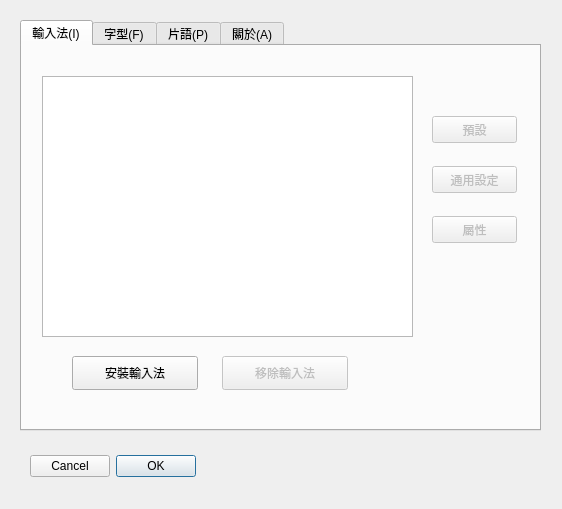
<?xml version="1.0" encoding="UTF-8"?>
<ui version="4.0">
 <class>mainDialog</class>
 <widget class="QDialog" name="mainDialog">
  <property name="geometry">
   <rect>
    <x>0</x>
    <y>0</y>
    <width>562</width>
    <height>509</height>
   </rect>
  </property>
  <property name="windowTitle">
   <string>Open X Input Method 輸入法設定</string>
  </property>
  <widget class="QDialogButtonBox" name="OkCancelbuttonBox">
   <property name="geometry">
    <rect>
     <x>30</x>
     <y>450</y>
     <width>511</width>
     <height>32</height>
    </rect>
   </property>
   <property name="layoutDirection">
    <enum>Qt::RightToLeft</enum>
   </property>
   <property name="orientation">
    <enum>Qt::Horizontal</enum>
   </property>
   <property name="standardButtons">
    <set>QDialogButtonBox::Cancel|QDialogButtonBox::Ok</set>
   </property>
  </widget>
  <widget class="QTabWidget" name="tabWidget">
   <property name="enabled">
    <bool>true</bool>
   </property>
   <property name="geometry">
    <rect>
     <x>20</x>
     <y>20</y>
     <width>521</width>
     <height>411</height>
    </rect>
   </property>
   <property name="currentIndex">
    <number>0</number>
   </property>
   <widget class="QWidget" name="tab">
    <attribute name="title">
     <string>輸入法(I)</string>
    </attribute>
    <widget class="QPushButton" name="AddIMButton">
     <property name="geometry">
      <rect>
       <x>50</x>
       <y>310</y>
       <width>126</width>
       <height>34</height>
      </rect>
     </property>
     <property name="text">
      <string>安裝輸入法</string>
     </property>
     <property name="icon">
      <iconset>
       <normalon>../oxim-setup-qt3/images/edit_add.png</normalon>
      </iconset>
     </property>
    </widget>
    <widget class="QPushButton" name="DelIMButton">
     <property name="enabled">
      <bool>false</bool>
     </property>
     <property name="geometry">
      <rect>
       <x>200</x>
       <y>310</y>
       <width>126</width>
       <height>34</height>
      </rect>
     </property>
     <property name="text">
      <string>移除輸入法</string>
     </property>
     <property name="icon">
      <iconset>
       <normalon>../oxim-setup-qt3/images/edit_remove.png</normalon>
      </iconset>
     </property>
    </widget>
    <widget class="QPushButton" name="DefaultButton">
     <property name="enabled">
      <bool>false</bool>
     </property>
     <property name="geometry">
      <rect>
       <x>410</x>
       <y>70</y>
       <width>85</width>
       <height>27</height>
      </rect>
     </property>
     <property name="text">
      <string>預設</string>
     </property>
     <property name="icon">
      <iconset>
       <normalon>../oxim-setup-qt3/images/cd01.png</normalon>
      </iconset>
     </property>
    </widget>
    <widget class="QPushButton" name="ComButton">
     <property name="enabled">
      <bool>false</bool>
     </property>
     <property name="geometry">
      <rect>
       <x>410</x>
       <y>120</y>
       <width>85</width>
       <height>27</height>
      </rect>
     </property>
     <property name="text">
      <string>通用設定</string>
     </property>
    </widget>
    <widget class="QPushButton" name="AttributeButton">
     <property name="enabled">
      <bool>false</bool>
     </property>
     <property name="geometry">
      <rect>
       <x>410</x>
       <y>170</y>
       <width>85</width>
       <height>27</height>
      </rect>
     </property>
     <property name="text">
      <string>屬性</string>
     </property>
    </widget>
    <widget class="QTreeView" name="treeView">
     <property name="geometry">
      <rect>
       <x>20</x>
       <y>30</y>
       <width>371</width>
       <height>261</height>
      </rect>
     </property>
    </widget>
   </widget>
   <widget class="QWidget" name="tab_2">
    <attribute name="title">
     <string>字型(F)</string>
    </attribute>
    <widget class="QLabel" name="label_5">
     <property name="geometry">
      <rect>
       <x>30</x>
       <y>20</y>
       <width>71</width>
       <height>31</height>
      </rect>
     </property>
     <property name="text">
      <string>偏好字型:</string>
     </property>
    </widget>
    <widget class="QLabel" name="label_6">
     <property name="geometry">
      <rect>
       <x>30</x>
       <y>60</y>
       <width>141</width>
       <height>31</height>
      </rect>
     </property>
     <property name="text">
      <string>&lt;html&gt;&lt;head/&gt;&lt;body&gt;&lt;p&gt;&lt;span style=&quot; font-size:12pt;&quot;&gt;字型大小(Pixels)&lt;/span&gt;&lt;/p&gt;&lt;/body&gt;&lt;/html&gt;</string>
     </property>
    </widget>
    <widget class="QWidget" name="verticalLayoutWidget">
     <property name="geometry">
      <rect>
       <x>30</x>
       <y>100</y>
       <width>87</width>
       <height>211</height>
      </rect>
     </property>
     <layout class="QVBoxLayout" name="verticalLayout_2">
      <item>
       <widget class="QLabel" name="label_8">
        <property name="text">
         <string>組字組：</string>
        </property>
       </widget>
      </item>
      <item>
       <widget class="QLabel" name="label_7">
        <property name="text">
         <string>選字組：</string>
        </property>
       </widget>
      </item>
      <item>
       <widget class="QLabel" name="label_9">
        <property name="text">
         <string>狀態區：</string>
        </property>
       </widget>
      </item>
      <item>
       <widget class="QLabel" name="label_10">
        <property name="text">
         <string>快速選單：</string>
        </property>
       </widget>
      </item>
      <item>
       <widget class="QLabel" name="label_11">
        <property name="text">
         <string>符號表：</string>
        </property>
       </widget>
      </item>
      <item>
       <widget class="QLabel" name="label_12">
        <property name="text">
         <string>XCIN風格：</string>
        </property>
       </widget>
      </item>
     </layout>
    </widget>
    <widget class="QWidget" name="verticalLayoutWidget_2">
     <property name="geometry">
      <rect>
       <x>120</x>
       <y>100</y>
       <width>81</width>
       <height>211</height>
      </rect>
     </property>
     <layout class="QVBoxLayout" name="verticalLayout_3">
      <item>
       <widget class="QSpinBox" name="PreedSize">
        <property name="minimum">
         <number>12</number>
        </property>
        <property name="maximum">
         <number>48</number>
        </property>
       </widget>
      </item>
      <item>
       <widget class="QSpinBox" name="SelectSize">
        <property name="minimum">
         <number>12</number>
        </property>
        <property name="maximum">
         <number>48</number>
        </property>
       </widget>
      </item>
      <item>
       <widget class="QSpinBox" name="StateSize">
        <property name="minimum">
         <number>12</number>
        </property>
        <property name="maximum">
         <number>18</number>
        </property>
       </widget>
      </item>
      <item>
       <widget class="QSpinBox" name="MenuSize">
        <property name="minimum">
         <number>12</number>
        </property>
        <property name="maximum">
         <number>20</number>
        </property>
       </widget>
      </item>
      <item>
       <widget class="QSpinBox" name="SymbolSize">
        <property name="minimum">
         <number>12</number>
        </property>
        <property name="maximum">
         <number>24</number>
        </property>
       </widget>
      </item>
      <item>
       <widget class="QSpinBox" name="XCINSize">
        <property name="minimum">
         <number>12</number>
        </property>
        <property name="maximum">
         <number>48</number>
        </property>
       </widget>
      </item>
     </layout>
    </widget>
    <widget class="QComboBox" name="FontcomboBox">
     <property name="geometry">
      <rect>
       <x>130</x>
       <y>20</y>
       <width>341</width>
       <height>27</height>
      </rect>
     </property>
     <item>
      <property name="text">
       <string>新細明體</string>
      </property>
     </item>
     <item>
      <property name="text">
       <string>標楷體</string>
      </property>
     </item>
     <item>
      <property name="text">
       <string/>
      </property>
     </item>
    </widget>
    <widget class="QLabel" name="label_13">
     <property name="geometry">
      <rect>
       <x>270</x>
       <y>50</y>
       <width>201</width>
       <height>311</height>
      </rect>
     </property>
     <property name="autoFillBackground">
      <bool>false</bool>
     </property>
     <property name="text">
      <string/>
     </property>
     <property name="pixmap">
      <pixmap>images/picture.bmp</pixmap>
     </property>
    </widget>
   </widget>
   <widget class="QWidget" name="tab_3">
    <attribute name="title">
     <string>片語(P)</string>
    </attribute>
    <widget class="QDialogButtonBox" name="buttonBox_2">
     <property name="geometry">
      <rect>
       <x>190</x>
       <y>390</y>
       <width>176</width>
       <height>27</height>
      </rect>
     </property>
     <property name="layoutDirection">
      <enum>Qt::RightToLeft</enum>
     </property>
     <property name="standardButtons">
      <set>QDialogButtonBox::Cancel|QDialogButtonBox::Ok</set>
     </property>
    </widget>
    <widget class="QTableWidget" name="tableWidget">
     <property name="geometry">
      <rect>
       <x>10</x>
       <y>20</y>
       <width>256</width>
       <height>341</height>
      </rect>
     </property>
     <row>
      <property name="text">
       <string>1</string>
      </property>
     </row>
     <row>
      <property name="text">
       <string>2</string>
      </property>
     </row>
     <row>
      <property name="text">
       <string>3</string>
      </property>
     </row>
     <row>
      <property name="text">
       <string>4</string>
      </property>
     </row>
     <row>
      <property name="text">
       <string>5</string>
      </property>
     </row>
     <row>
      <property name="text">
       <string>6</string>
      </property>
     </row>
     <row>
      <property name="text">
       <string>7</string>
      </property>
     </row>
     <row>
      <property name="text">
       <string>8</string>
      </property>
     </row>
     <row>
      <property name="text">
       <string>9</string>
      </property>
     </row>
     <row>
      <property name="text">
       <string>0</string>
      </property>
     </row>
     <row>
      <property name="text">
       <string>a</string>
      </property>
     </row>
     <row>
      <property name="text">
       <string>b</string>
      </property>
     </row>
     <row>
      <property name="text">
       <string>c</string>
      </property>
     </row>
     <row>
      <property name="text">
       <string>d</string>
      </property>
     </row>
     <row>
      <property name="text">
       <string>e</string>
      </property>
     </row>
     <row>
      <property name="text">
       <string>f</string>
      </property>
     </row>
     <row>
      <property name="text">
       <string>g</string>
      </property>
     </row>
     <row>
      <property name="text">
       <string>h</string>
      </property>
     </row>
     <row>
      <property name="text">
       <string>i</string>
      </property>
     </row>
     <row>
      <property name="text">
       <string>j</string>
      </property>
     </row>
     <row>
      <property name="text">
       <string>k</string>
      </property>
     </row>
     <row>
      <property name="text">
       <string>l</string>
      </property>
     </row>
     <row>
      <property name="text">
       <string>m</string>
      </property>
     </row>
     <row>
      <property name="text">
       <string>o</string>
      </property>
     </row>
     <row>
      <property name="text">
       <string>p</string>
      </property>
     </row>
     <row>
      <property name="text">
       <string>q</string>
      </property>
     </row>
     <row>
      <property name="text">
       <string>r</string>
      </property>
     </row>
     <row>
      <property name="text">
       <string>s</string>
      </property>
     </row>
     <row>
      <property name="text">
       <string>t</string>
      </property>
     </row>
     <row>
      <property name="text">
       <string>u</string>
      </property>
     </row>
     <row>
      <property name="text">
       <string>v</string>
      </property>
     </row>
     <row>
      <property name="text">
       <string>w</string>
      </property>
     </row>
     <row>
      <property name="text">
       <string>x</string>
      </property>
     </row>
     <row>
      <property name="text">
       <string>y</string>
      </property>
     </row>
     <column>
      <property name="text">
       <string>Alt+Shift</string>
      </property>
     </column>
     <item row="2" column="0">
      <property name="text">
       <string>晟鑫科技</string>
      </property>
     </item>
     <item row="3" column="0">
      <property name="text">
       <string>輸入法設定</string>
      </property>
     </item>
    </widget>
    <widget class="QLabel" name="label_4">
     <property name="geometry">
      <rect>
       <x>280</x>
       <y>30</y>
       <width>231</width>
       <height>331</height>
      </rect>
     </property>
     <property name="text">
      <string>&lt;!DOCTYPE HTML PUBLIC &quot;-//W3C//DTD HTML 4.0//EN&quot; &quot;http://www.w3.org/TR/REC-html40/strict.dtd&quot;&gt;
&lt;html&gt;&lt;head&gt;&lt;meta name=&quot;qrichtext&quot; content=&quot;1&quot; /&gt;&lt;style type=&quot;text/css&quot;&gt;
p, li { white-space: pre-wrap; }
&lt;/style&gt;&lt;/head&gt;&lt;body style=&quot; font-family:'Sans'; font-size:12pt; font-weight:400; font-style:normal;&quot;&gt;
&lt;p style=&quot; margin-top:12px; margin-bottom:12px; margin-left:0px; margin-right:0px; -qt-block-indent:0; text-indent:0px;&quot;&gt;您可以在左方的表格內,建立您&lt;/p&gt;
&lt;p style=&quot; margin-top:12px; margin-bottom:12px; margin-left:0px; margin-right:0px; -qt-block-indent:0; text-indent:0px;&quot;&gt;經常使用的片語、詞句或者是&lt;/p&gt;
&lt;p style=&quot; margin-top:12px; margin-bottom:12px; margin-left:0px; margin-right:0px; -qt-block-indent:0; text-indent:0px;&quot;&gt;符號,往後在輸入的時候,就可以&lt;/p&gt;
&lt;p style=&quot; margin-top:12px; margin-bottom:12px; margin-left:0px; margin-right:0px; -qt-block-indent:0; text-indent:0px;&quot;&gt;搭配Alt+Shift按鍵,達到快速輸入&lt;/p&gt;
&lt;p style=&quot; margin-top:12px; margin-bottom:12px; margin-left:0px; margin-right:0px; -qt-block-indent:0; text-indent:0px;&quot;&gt;的目的.&lt;/p&gt;&lt;/body&gt;&lt;/html&gt;</string>
     </property>
    </widget>
   </widget>
   <widget class="QWidget" name="tab_4">
    <attribute name="title">
     <string>關於(A)</string>
    </attribute>
    <widget class="QLabel" name="VersionLabel">
     <property name="geometry">
      <rect>
       <x>30</x>
       <y>20</y>
       <width>431</width>
       <height>31</height>
      </rect>
     </property>
     <property name="font">
      <font>
       <family>Abyssinica SIL</family>
       <pointsize>20</pointsize>
      </font>
     </property>
     <property name="text">
      <string/>
     </property>
     <property name="alignment">
      <set>Qt::AlignCenter</set>
     </property>
    </widget>
    <widget class="QTextBrowser" name="textBrowser">
     <property name="geometry">
      <rect>
       <x>10</x>
       <y>180</y>
       <width>491</width>
       <height>192</height>
      </rect>
     </property>
     <property name="html">
      <string>&lt;!DOCTYPE HTML PUBLIC &quot;-//W3C//DTD HTML 4.0//EN&quot; &quot;http://www.w3.org/TR/REC-html40/strict.dtd&quot;&gt;
&lt;html&gt;&lt;head&gt;&lt;meta name=&quot;qrichtext&quot; content=&quot;1&quot; /&gt;&lt;style type=&quot;text/css&quot;&gt;
p, li { white-space: pre-wrap; }
&lt;/style&gt;&lt;/head&gt;&lt;body style=&quot; font-family:'Sans'; font-size:12pt; font-weight:400; font-style:normal;&quot;&gt;
&lt;p style=&quot; margin-top:0px; margin-bottom:0px; margin-left:0px; margin-right:0px; -qt-block-indent:0; text-indent:0px;&quot;&gt;&lt;span style=&quot; font-size:10pt;&quot;&gt;Copyright (c) 2009 by  OpenDesktop.org.tw&lt;/span&gt;&lt;/p&gt;
&lt;p style=&quot;-qt-paragraph-type:empty; margin-top:0px; margin-bottom:0px; margin-left:0px; margin-right:0px; -qt-block-indent:0; text-indent:0px; font-size:10pt;&quot;&gt;&lt;/p&gt;
&lt;p style=&quot; margin-top:0px; margin-bottom:0px; margin-left:0px; margin-right:0px; -qt-block-indent:0; text-indent:0px;&quot;&gt;&lt;span style=&quot; font-size:10pt;&quot;&gt;This program is free software; you can redistribute it and/or modify&lt;/span&gt;&lt;/p&gt;
&lt;p style=&quot; margin-top:0px; margin-bottom:0px; margin-left:0px; margin-right:0px; -qt-block-indent:0; text-indent:0px;&quot;&gt;&lt;span style=&quot; font-size:10pt;&quot;&gt;    it under the terms of the GNU General Public License as published by&lt;/span&gt;&lt;/p&gt;
&lt;p style=&quot; margin-top:0px; margin-bottom:0px; margin-left:0px; margin-right:0px; -qt-block-indent:0; text-indent:0px;&quot;&gt;&lt;span style=&quot; font-size:10pt;&quot;&gt;    the Free Software Foundation; either version 2 of the License, or&lt;/span&gt;&lt;/p&gt;
&lt;p style=&quot; margin-top:0px; margin-bottom:0px; margin-left:0px; margin-right:0px; -qt-block-indent:0; text-indent:0px;&quot;&gt;&lt;span style=&quot; font-size:10pt;&quot;&gt;    (at your option) any later version.&lt;/span&gt;&lt;/p&gt;
&lt;p style=&quot;-qt-paragraph-type:empty; margin-top:0px; margin-bottom:0px; margin-left:0px; margin-right:0px; -qt-block-indent:0; text-indent:0px; font-size:10pt;&quot;&gt;&lt;/p&gt;
&lt;p style=&quot; margin-top:0px; margin-bottom:0px; margin-left:0px; margin-right:0px; -qt-block-indent:0; text-indent:0px;&quot;&gt;&lt;span style=&quot; font-size:10pt;&quot;&gt;    This program is distributed in the hope that it will be useful,&lt;/span&gt;&lt;/p&gt;
&lt;p style=&quot; margin-top:0px; margin-bottom:0px; margin-left:0px; margin-right:0px; -qt-block-indent:0; text-indent:0px;&quot;&gt;&lt;span style=&quot; font-size:10pt;&quot;&gt;    but WITHOUT ANY WARRANTY; without even the implied warranty of&lt;/span&gt;&lt;/p&gt;
&lt;p style=&quot; margin-top:0px; margin-bottom:0px; margin-left:0px; margin-right:0px; -qt-block-indent:0; text-indent:0px;&quot;&gt;&lt;span style=&quot; font-size:10pt;&quot;&gt;    MERCHANTABILITY or FITNESS FOR A PARTICULAR PURPOSE.  See the&lt;/span&gt;&lt;/p&gt;
&lt;p style=&quot; margin-top:0px; margin-bottom:0px; margin-left:0px; margin-right:0px; -qt-block-indent:0; text-indent:0px;&quot;&gt;&lt;span style=&quot; font-size:10pt;&quot;&gt;    GNU General Public License for more details.&lt;/span&gt;&lt;/p&gt;
&lt;p style=&quot;-qt-paragraph-type:empty; margin-top:0px; margin-bottom:0px; margin-left:0px; margin-right:0px; -qt-block-indent:0; text-indent:0px; font-size:10pt;&quot;&gt;&lt;/p&gt;
&lt;p style=&quot; margin-top:0px; margin-bottom:0px; margin-left:0px; margin-right:0px; -qt-block-indent:0; text-indent:0px;&quot;&gt;&lt;span style=&quot; font-size:10pt;&quot;&gt;    You should have received a copy of the GNU General Public License&lt;/span&gt;&lt;/p&gt;
&lt;p style=&quot; margin-top:0px; margin-bottom:0px; margin-left:0px; margin-right:0px; -qt-block-indent:0; text-indent:0px;&quot;&gt;&lt;span style=&quot; font-size:10pt;&quot;&gt;    along with this program; if not, write to the Free Software&lt;/span&gt;&lt;/p&gt;
&lt;p style=&quot; margin-top:0px; margin-bottom:0px; margin-left:0px; margin-right:0px; -qt-block-indent:0; text-indent:0px;&quot;&gt;&lt;span style=&quot; font-size:10pt;&quot;&gt;    Foundation, Inc., 59 Temple Place, Suite 330, Boston, MA  02111-1307  USA&lt;/span&gt;&lt;/p&gt;&lt;/body&gt;&lt;/html&gt;</string>
     </property>
    </widget>
    <widget class="QLabel" name="label_2">
     <property name="geometry">
      <rect>
       <x>70</x>
       <y>80</y>
       <width>311</width>
       <height>17</height>
      </rect>
     </property>
     <property name="text">
      <string>&lt;Qt4&gt;Alantom&lt;alan@ossii.com.tw&gt;</string>
     </property>
    </widget>
    <widget class="QLabel" name="label_3">
     <property name="geometry">
      <rect>
       <x>10</x>
       <y>160</y>
       <width>81</width>
       <height>17</height>
      </rect>
     </property>
     <property name="text">
      <string>授權宣告 :</string>
     </property>
    </widget>
    <widget class="QLabel" name="textLabel2_2">
     <property name="geometry">
      <rect>
       <x>10</x>
       <y>60</y>
       <width>370</width>
       <height>18</height>
      </rect>
     </property>
     <property name="text">
      <string>Author : Firefly &lt;firefly@opendesktop.org.tw&gt;</string>
     </property>
     <property name="wordWrap">
      <bool>false</bool>
     </property>
    </widget>
    <widget class="QLabel" name="textLabel1_2">
     <property name="geometry">
      <rect>
       <x>10</x>
       <y>100</y>
       <width>370</width>
       <height>22</height>
      </rect>
     </property>
     <property name="text">
      <string>&lt;!DOCTYPE HTML PUBLIC &quot;-//W3C//DTD HTML 4.0//EN&quot; &quot;http://www.w3.org/TR/REC-html40/strict.dtd&quot;&gt;
&lt;html&gt;&lt;head&gt;&lt;meta name=&quot;qrichtext&quot; content=&quot;1&quot; /&gt;&lt;style type=&quot;text/css&quot;&gt;
p, li { white-space: pre-wrap; }
&lt;/style&gt;&lt;/head&gt;&lt;body style=&quot; font-family:'Sans'; font-size:12pt; font-weight:400; font-style:normal;&quot;&gt;
&lt;p style=&quot; margin-top:0px; margin-bottom:0px; margin-left:0px; margin-right:0px; -qt-block-indent:0; text-indent:0px;&quot;&gt;Website : &lt;span style=&quot; color:#5555ff;&quot;&gt;http://opendesktop.org.tw&lt;/span&gt;&lt;/p&gt;&lt;/body&gt;&lt;/html&gt;</string>
     </property>
     <property name="wordWrap">
      <bool>false</bool>
     </property>
    </widget>
   </widget>
  </widget>
 </widget>
 <resources/>
 <connections>
  <connection>
   <sender>OkCancelbuttonBox</sender>
   <signal>accepted()</signal>
   <receiver>mainDialog</receiver>
   <slot>accept()</slot>
   <hints>
    <hint type="sourcelabel">
     <x>248</x>
     <y>450</y>
    </hint>
    <hint type="destinationlabel">
     <x>157</x>
     <y>274</y>
    </hint>
   </hints>
  </connection>
  <connection>
   <sender>OkCancelbuttonBox</sender>
   <signal>rejected()</signal>
   <receiver>mainDialog</receiver>
   <slot>reject()</slot>
   <hints>
    <hint type="sourcelabel">
     <x>316</x>
     <y>450</y>
    </hint>
    <hint type="destinationlabel">
     <x>286</x>
     <y>274</y>
    </hint>
   </hints>
  </connection>
  <connection>
   <sender>AddIMButton</sender>
   <signal>clicked()</signal>
   <receiver>mainDialog</receiver>
   <slot>AddIM_clicked()</slot>
   <hints>
    <hint type="sourcelabel">
     <x>134</x>
     <y>361</y>
    </hint>
    <hint type="destinationlabel">
     <x>470</x>
     <y>437</y>
    </hint>
   </hints>
  </connection>
  <connection>
   <sender>DelIMButton</sender>
   <signal>clicked()</signal>
   <receiver>mainDialog</receiver>
   <slot>DelIM_clicked()</slot>
   <hints>
    <hint type="sourcelabel">
     <x>246</x>
     <y>376</y>
    </hint>
    <hint type="destinationlabel">
     <x>427</x>
     <y>465</y>
    </hint>
   </hints>
  </connection>
  <connection>
   <sender>OkCancelbuttonBox</sender>
   <signal>accepted()</signal>
   <receiver>mainDialog</receiver>
   <slot>DialogOK()</slot>
   <hints>
    <hint type="sourcelabel">
     <x>90</x>
     <y>465</y>
    </hint>
    <hint type="destinationlabel">
     <x>108</x>
     <y>490</y>
    </hint>
   </hints>
  </connection>
  <connection>
   <sender>treeView</sender>
   <signal>clicked(QModelIndex)</signal>
   <receiver>mainDialog</receiver>
   <slot>findindex(QModelIndex)</slot>
   <hints>
    <hint type="sourcelabel">
     <x>345</x>
     <y>330</y>
    </hint>
    <hint type="destinationlabel">
     <x>404</x>
     <y>453</y>
    </hint>
   </hints>
  </connection>
  <connection>
   <sender>DefaultButton</sender>
   <signal>clicked()</signal>
   <receiver>mainDialog</receiver>
   <slot>Default_clicked()</slot>
   <hints>
    <hint type="sourcelabel">
     <x>467</x>
     <y>135</y>
    </hint>
    <hint type="destinationlabel">
     <x>386</x>
     <y>479</y>
    </hint>
   </hints>
  </connection>
  <connection>
   <sender>ComButton</sender>
   <signal>clicked()</signal>
   <receiver>mainDialog</receiver>
   <slot>Common_clicked()</slot>
   <hints>
    <hint type="sourcelabel">
     <x>439</x>
     <y>185</y>
    </hint>
    <hint type="destinationlabel">
     <x>456</x>
     <y>12</y>
    </hint>
   </hints>
  </connection>
  <connection>
   <sender>AttributeButton</sender>
   <signal>clicked()</signal>
   <receiver>mainDialog</receiver>
   <slot>Attribute_clicked()</slot>
   <hints>
    <hint type="sourcelabel">
     <x>490</x>
     <y>239</y>
    </hint>
    <hint type="destinationlabel">
     <x>384</x>
     <y>7</y>
    </hint>
   </hints>
  </connection>
  <connection>
   <sender>treeView</sender>
   <signal>clicked(QModelIndex)</signal>
   <receiver>mainDialog</receiver>
   <slot>Enable_clicked()</slot>
   <hints>
    <hint type="sourcelabel">
     <x>88</x>
     <y>291</y>
    </hint>
    <hint type="destinationlabel">
     <x>14</x>
     <y>372</y>
    </hint>
   </hints>
  </connection>
 </connections>
 <slots>
  <slot>AddIM_clicked()</slot>
  <slot>DelIM_clicked()</slot>
  <slot>checktest(QTreeWidgetItem*,int)</slot>
  <slot>DialogOK()</slot>
  <slot>findindex(QModelIndex)</slot>
  <slot>Default_clicked()</slot>
  <slot>Enable_clicked()</slot>
  <slot>Common_clicked()</slot>
  <slot>Attribute_clicked()</slot>
 </slots>
</ui>
